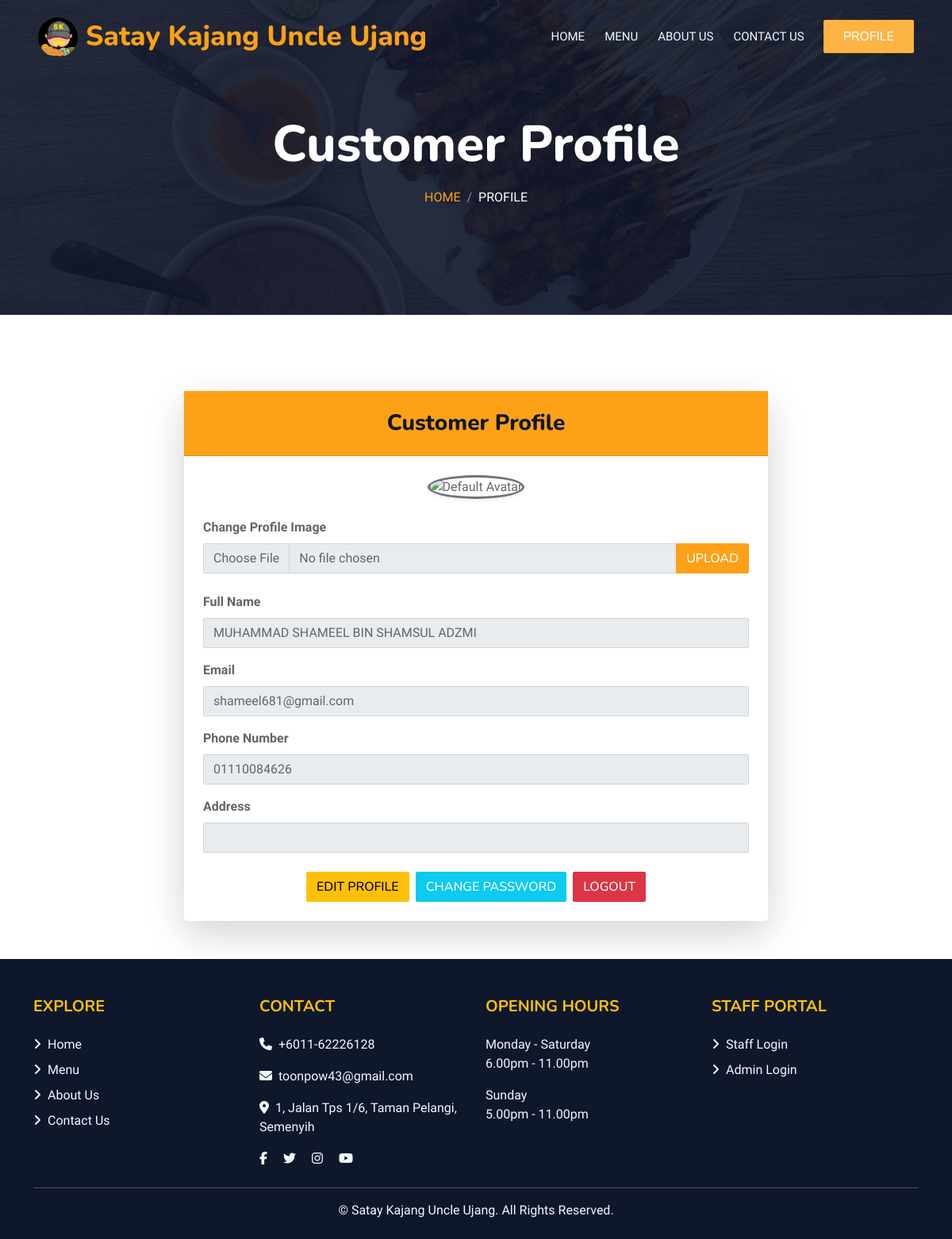
Before: /customer/profCust.php (signed in) with the older database file.
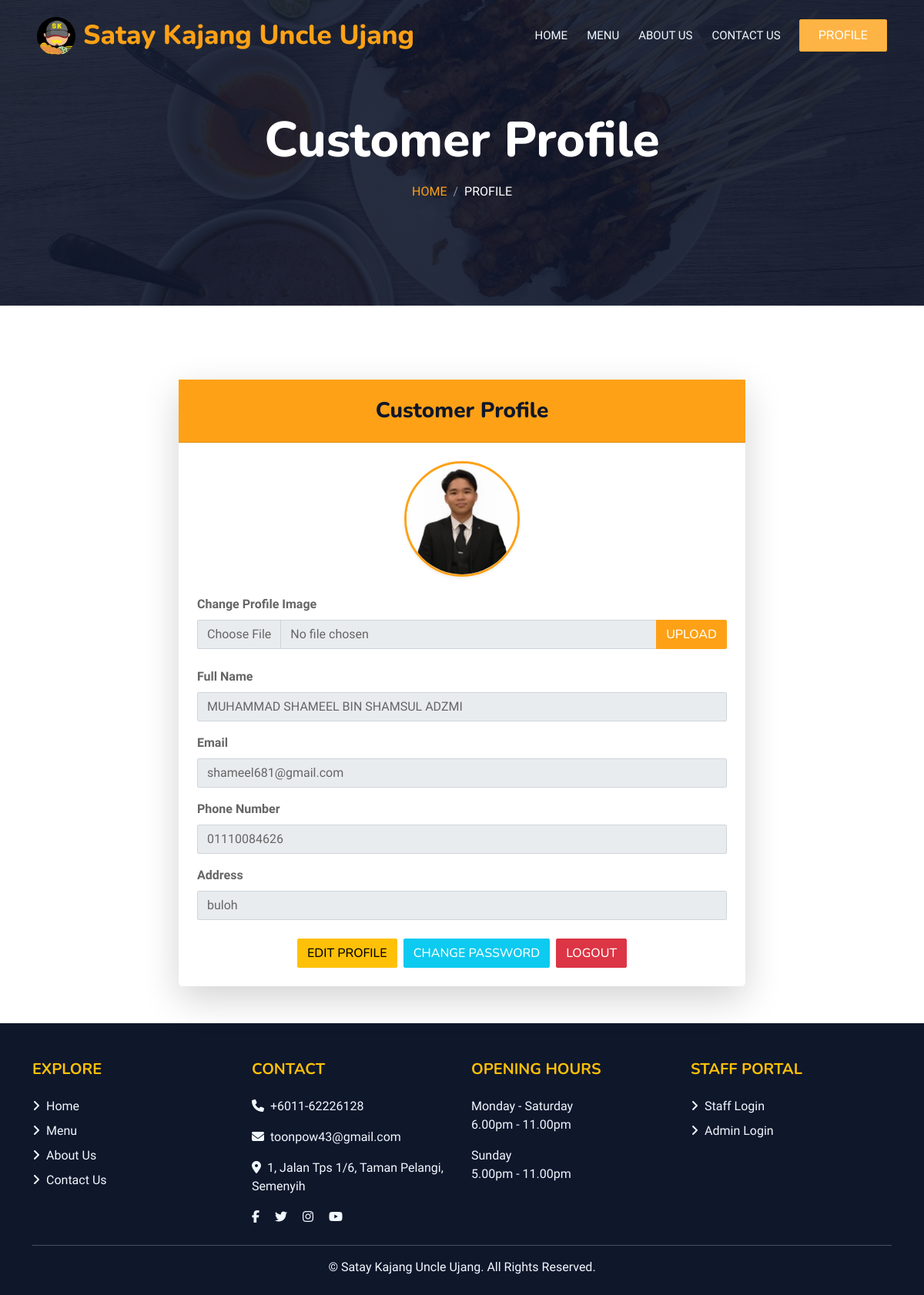
After: the same page with the newer database file.
### tables this page shows
CREATE TABLE `customer` (
  `customer_id` int(11) NOT NULL,
  `name` varchar(255) NOT NULL,
  `email` varchar(255) NOT NULL,
  `password` varchar(255) NOT NULL,
  `phone_no` varchar(20) DEFAULT NULL,
  `address` varchar(255) DEFAULT NULL,
  `customer_image` varchar(255) DEFAULT NULL,
  `reset_token` varchar(100) DEFAULT NULL,
  `reset_expires` datetime DEFAULT NULL,
  `reset_expiry` datetime DEFAULT NULL,
  `is_verified` tinyint(1) NOT NULL DEFAULT 0,
  `verify_token` varchar(64) DEFAULT NULL,
  `profile_image` varchar(255) DEFAULT NULL,
  `created_at` timestamp NOT NULL DEFAULT current_timestamp(),
  `last_logged_in` timestamp NULL DEFAULT NULL,
  `updated_at` timestamp NOT NULL DEFAULT current_timestamp() ON UPDATE current_timestamp()
);

### customer/profCust.php (the view, shortened to what the changed rows need)
<?php
require_once '../connect.php';
$customer_id = $_SESSION['customer_id'];
$stmt = $conn->prepare("SELECT name, email, phone_no, address, customer_image FROM customer WHERE customer_id = ?");
$stmt->bind_param("i", $customer_id);
$stmt->execute();
$result = $stmt->get_result();
$customer = $result->fetch_assoc();
?>
<!DOCTYPE html>
<html lang="en">
<head>
    <link href="https://cdnjs.cloudflare.com/ajax/libs/font-awesome/5.10.0/css/all.min.css" rel="stylesheet">
    <link href="https://cdn.jsdelivr.net/npm/bootstrap-icons@1.4.1/font/bootstrap-icons.css" rel="stylesheet">
    <link href="../lib/animate/animate.min.css" rel="stylesheet">
    <link href="../lib/owlcarousel/assets/owl.carousel.min.css" rel="stylesheet">
    <link href="../lib/tempusdominus/css/tempusdominus-bootstrap-4.min.css" rel="stylesheet" />
    <link href="../CSS/bootstrap.min.css" rel="stylesheet">
    <link href="../CSS/styles.css" rel="stylesheet">
</head>
<body>
    <div class="container-xxl bg-white p-0">
        <div class="container-xxl position-relative p-0">
            <nav class="navbar navbar-expand-lg navbar-dark bg-dark px-4 px-lg-5 py-3 py-lg-0">
                <a href="../index.php" class="navbar-brand p-0">
                    <h1 class="text-primary m-0">
                        <img src="../image/LogoSataysebenarReal.png" alt="Satay Kajang Logo"><small>Satay Kajang Uncle Ujang</small></h1>
                </a>
            </nav>
            <div class="container-xxl py-5 bg-dark hero-header mb-5">
                <div class="container text-center my-5 pt-5 pb-4">
                    <h1 class="display-3 text-white mb-3 animated slideInDown">Customer Profile</h1>
                </div>
            </div>
        </div>
<main class="container py-5">
    <div class="row justify-content-center">
        <div class="col-lg-8">
            <div class="card shadow-lg border-0 rounded-3">
                <div class="card-body p-4">
                    <form action="upload_img_cust.php" method="POST" enctype="multipart/form-data" id="profile-form">
                        <div class="text-center mb-4">
                            <div class="position-relative d-inline-block">
                                <?php if (!empty($customer['customer_image'])): ?>
                                    <img src="../uploads/<?php echo htmlspecialchars($customer['customer_image']); ?>"
                                         alt="Profile Image"
                                         class="rounded-circle border border-3 border-primary shadow-sm"
                                         style="width: 150px; height: 150px; object-fit: cover;">
                                <?php else: ?>
                                    <img src="../image/default-avatar.png"
                                         alt="Default Avatar"
                                         class="rounded-circle border border-3 border-secondary shadow-sm"
                                         style="width: 150px; height: 150px; object-fit: cover;">
                                <?php endif; ?>
                            </div>
                        </div>
                        <div class="mb-3">
                            <label class="form-label fw-bold">Full Name</label>
                            <input type="text" class="form-control" name="name"
                                   value="<?php echo htmlspecialchars($customer['name']); ?>" required disabled>
                        </div>
                        <div class="mb-3">
                            <label class="form-label fw-bold">Email</label>
                            <input type="email" class="form-control" name="email"
                                   value="<?php echo htmlspecialchars($customer['email']); ?>" readonly>
                        </div>
                        <div class="mb-3">
                            <label class="form-label fw-bold">Phone Number</label>
                            <input type="text" class="form-control" name="phone_no"
                                   value="<?php echo htmlspecialchars($customer['phone_no'] ?? ''); ?>" disabled>
                        </div>
                        <div class="mb-3">
                            <label class="form-label fw-bold">Address</label>
                            <input type="text" class="form-control" name="address"
                                   value="<?php echo htmlspecialchars($customer['address'] ?? ''); ?>" disabled>
                        </div>
                    </form>
                </div>
            </div>
        </div>
    </div>
      </div>
</body>
</html>

Changed rows visible on the page:
changed customer "MUHAMMAD SHAMEEL BIN SHAMSUL ADZMI": customer_image: picture added; address (not shown) → "buloh"
